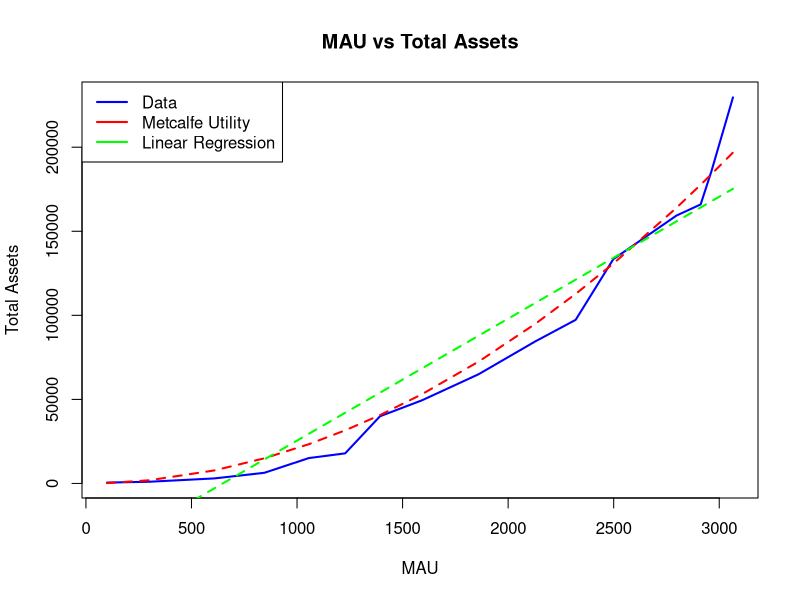

Write the R code that produced this figure.
# Load data
data <- data.frame(
  Year = c(2008:2023),
  MAU = c(100, 300, 608, 845, 1056, 1228, 1393, 1591, 1860, 2129, 2320, 2498, 2797, 2912, 2963, 3065),
  Total_Assets = c(505, 1009, 2990, 6331, 15103, 17895, 39966, 49407, 64961, 84524, 97334, 133376, 159316, 165987, 185727, 229623)
)

# Plot MAU vs Total Assets
plot(data$MAU, data$Total_Assets, type = "l", col = "blue", lwd = 2, xlab = "MAU", ylab = "Total Assets", main = "MAU vs Total Assets")

# Define Metcalfe utility function
metcalfe_function <- function(x, a) {
  return(a * x * (x - 1) / 2)
}

# Fit Metcalfe utility function
metcalfe_fit <- nls(Total_Assets ~ metcalfe_function(MAU, a), data = data, start = list(a = 1))

# Fit linear regression
linear_fit <- lm(Total_Assets ~ MAU, data = data)

# Plot data and fitted curves
lines(data$MAU, fitted(metcalfe_fit), col = "red", lwd = 2, lty = 2)
lines(data$MAU, predict(linear_fit), col = "green", lwd = 2, lty = 2)

# Add legend
legend("topleft", legend = c("Data", "Metcalfe Utility", "Linear Regression"), col = c("blue", "red", "green"), lwd = 2, lty = 1)




# Calculate R-squared for linear regression
linear_r_squared <- summary(linear_fit)$r.squared

# Print R-squared value for linear regression
cat("R-squared for Linear Regression:", linear_r_squared, "\n")

# Calculate sum of squared residuals for Metcalfe utility function
metcalfe_residuals <- residuals(metcalfe_fit)
metcalfe_ssr <- sum(metcalfe_residuals^2)

# Calculate total sum of squares
total_ssr <- sum((data$Total_Assets - mean(data$Total_Assets))^2)

# Calculate R-squared for Metcalfe utility function
metcalfe_r_squared <- 1 - metcalfe_ssr / total_ssr

# Print R-squared value for Metcalfe utility function
cat("R-squared for Metcalfe Utility Function:", metcalfe_r_squared, "\n")




